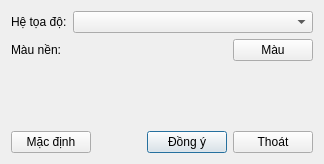
<?xml version="1.0" encoding="UTF-8"?>
<ui version="4.0">
 <class>SettingsDialog</class>
 <widget class="QDialog" name="SettingsDialog">
  <property name="geometry">
   <rect>
    <x>0</x>
    <y>0</y>
    <width>324</width>
    <height>164</height>
   </rect>
  </property>
  <property name="windowTitle">
   <string>Cài đặt</string>
  </property>
  <layout class="QGridLayout" name="gridLayout">
   <item row="1" column="1">
    <widget class="QLabel" name="colorLbl">
     <property name="sizePolicy">
      <sizepolicy hsizetype="Expanding" vsizetype="Preferred">
       <horstretch>0</horstretch>
       <verstretch>0</verstretch>
      </sizepolicy>
     </property>
     <property name="text">
      <string/>
     </property>
    </widget>
   </item>
   <item row="0" column="1" colspan="2">
    <widget class="QComboBox" name="crsCbx"/>
   </item>
   <item row="1" column="2">
    <widget class="QPushButton" name="colorPickerBtn">
     <property name="text">
      <string>Màu</string>
     </property>
     <property name="icon">
      <iconset>
       <normaloff>:/myicon/ColorPicker.svg</normaloff>:/myicon/ColorPicker.svg</iconset>
     </property>
    </widget>
   </item>
   <item row="2" column="1">
    <spacer name="verticalSpacer">
     <property name="orientation">
      <enum>Qt::Vertical</enum>
     </property>
     <property name="sizeHint" stdset="0">
      <size>
       <width>20</width>
       <height>40</height>
      </size>
     </property>
    </spacer>
   </item>
   <item row="1" column="0">
    <widget class="QLabel" name="label_3">
     <property name="text">
      <string>Màu nền:</string>
     </property>
    </widget>
   </item>
   <item row="0" column="0">
    <widget class="QLabel" name="label">
     <property name="text">
      <string>Hệ tọa độ:</string>
     </property>
    </widget>
   </item>
   <item row="3" column="0" colspan="3">
    <layout class="QHBoxLayout" name="horizontalLayout">
     <item>
      <widget class="QPushButton" name="defaultBtn">
       <property name="text">
        <string>Mặc định</string>
       </property>
       <property name="autoDefault">
        <bool>false</bool>
       </property>
      </widget>
     </item>
     <item>
      <spacer name="horizontalSpacer">
       <property name="orientation">
        <enum>Qt::Horizontal</enum>
       </property>
       <property name="sizeHint" stdset="0">
        <size>
         <width>168</width>
         <height>20</height>
        </size>
       </property>
      </spacer>
     </item>
     <item>
      <widget class="QPushButton" name="okBtn">
       <property name="text">
        <string>Đồng ý</string>
       </property>
       <property name="autoDefault">
        <bool>false</bool>
       </property>
       <property name="default">
        <bool>true</bool>
       </property>
      </widget>
     </item>
     <item>
      <widget class="QPushButton" name="cancelBtn">
       <property name="text">
        <string>Thoát</string>
       </property>
       <property name="autoDefault">
        <bool>false</bool>
       </property>
      </widget>
     </item>
    </layout>
   </item>
  </layout>
 </widget>
 <layoutdefault spacing="6" margin="11"/>
 <resources>
  <include location="myicon.qrc"/>
 </resources>
 <connections/>
</ui>
